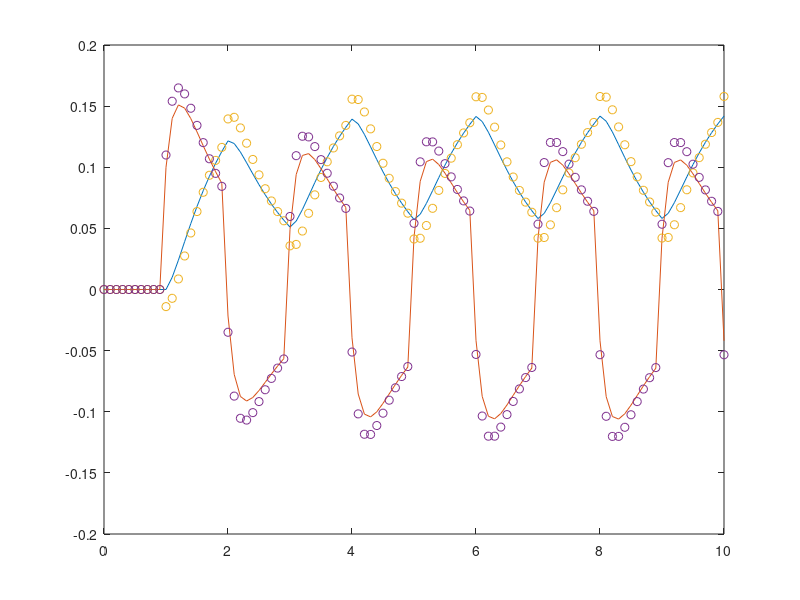

This figure's MATLAB source:
clear();
pkg load control

A = [0 1; -5 -6];
B = [0; 1];
C = [0 1];

Mo = [C; C*A];
det(Mo);

Aa = A'
Ba = C'
Ca = B'
D = 0

sys = ss(Aa, Ba, Ca, D);
P = [-3, -4];
L = place(sys, P)';

u = 1;
x = [1; 1];
xh = [0;0];
yh = 0;
dt = 0.1;
t = 0:dt:10;
x = [0;0];
i = 0;

for n = t
	i = i + 1;
	u = mod(n,2) >= 1;

	dx = A * x + B * u;
	x = x + dx * dt;
	y = C * x;
	x1(i) = x(1);
	x2(i) = x(2);

	dxh = A * xh + B * u - L * (yh - y);
	xh = xh + dxh * dt;
	yh = C * xh;
	xh1(i) = xh(1);
	xh2(i) = xh(2);
endfor

plot(t, x1, t, x2, t, xh1, 'o', t, xh2, 'o');
